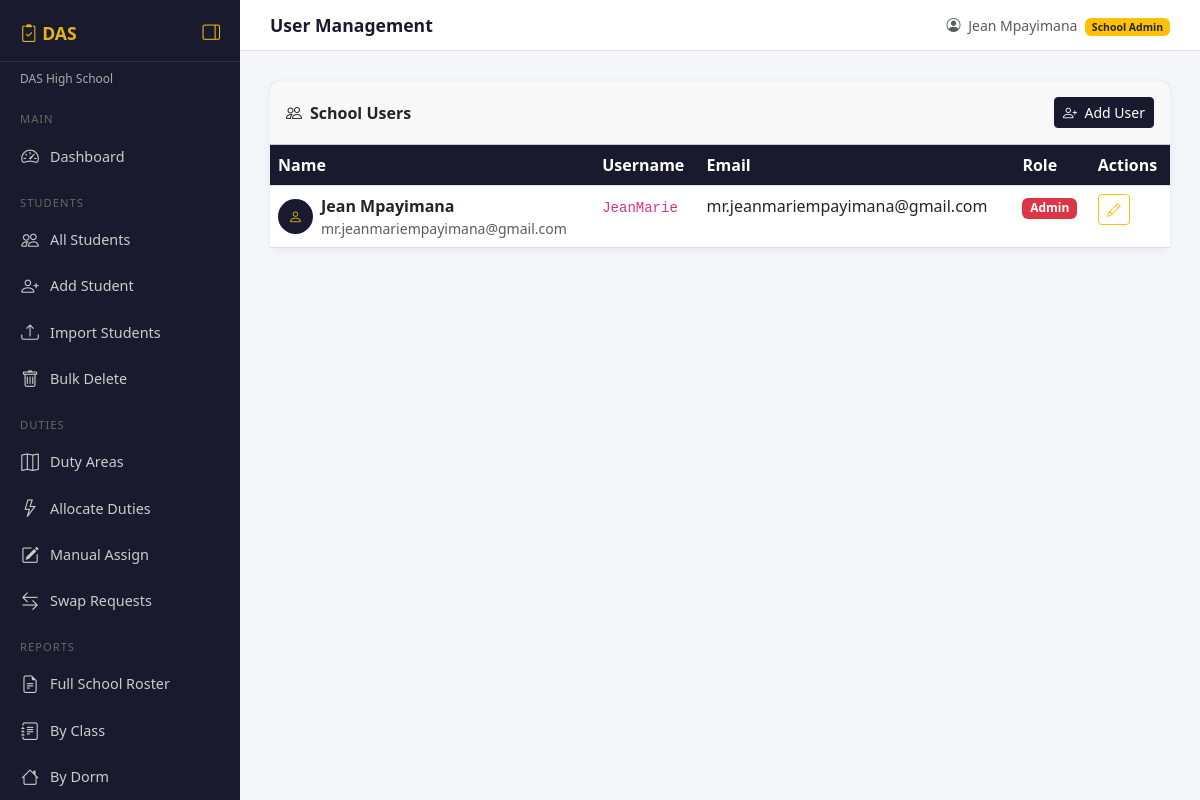
Screenshot of /users/ (signed in) with the database file from the repository.
### accounts/models.py (models this page shows, shortened)
class User(AbstractUser):
    ROLES = [
        ('superadmin', 'Super Admin'),
        ('admin', 'School Admin'),
        ('prefect', 'Prefect'),
    ]
    role = models.CharField(max_length=20, choices=ROLES, default='prefect')
    school = models.ForeignKey(
        'schools.School',
        on_delete=models.SET_NULL,
        null=True, blank=True,
        related_name='users'
    )
    def is_school_admin(self):
        return self.role in ['admin', 'superadmin']

### schools/models.py (models this page shows)
class School(models.Model):
    name        = models.CharField(max_length=200)
    code        = models.CharField(max_length=20, unique=True)
    address     = models.TextField(blank=True)
    logo        = models.ImageField(upload_to='school_logos/', blank=True, null=True)
    motto       = models.CharField(max_length=200, blank=True)
    email = models.EmailField(unique=True, blank=True, default='')
    phone       = models.CharField(max_length=20, blank=True)
    is_active   = models.BooleanField(default=True)
    registered_at = models.DateTimeField(auto_now_add=True)
    def __str__(self):
        return self.name

### accounts/views.py (the view)
# urls.py: path('users/',                  views.user_list,       name='user_list'),
@login_required
def user_list(request):
    if not request.user.is_school_admin():
        messages.error(request, "Access denied.")
        return redirect('dashboard')
    school = request.user.school
    users  = User.objects.filter(school=school).order_by('role', 'first_name')
    return render(request, 'accounts/user_list.html', {'users': users})

### templates/accounts/user_list.html (shortened to what this page needs)
{% extends 'base.html' %}
{% block page_title %}User Management{% endblock %}
{% block content %}
<div class="card">
  <div class="card-header d-flex justify-content-between align-items-center py-3">
    <span class="fw-bold">
      <i class="bi bi-people me-2"></i>School Users
    </span>
    <a href="{% url 'user_create' %}" class="btn btn-primary btn-sm">
      <i class="bi bi-person-plus me-1"></i> Add User
    </a>
  </div>
  <div class="card-body p-0">
    <table class="table table-hover mb-0">
      <thead>
        <tr>
          <th>Name</th>
          <th>Username</th>
          <th>Email</th>
          <th>Role</th>
          <th>Actions</th>
        </tr>
      </thead>
      <tbody>
        {% for u in users %}
        <tr>
          <td>
            <div class="d-flex align-items-center gap-2">
              <div style="width:35px;height:35px;background:#1a1a2e;border-radius:50%;
                          display:flex;align-items:center;justify-content:center;
                          color:#e2b714;font-size:0.9rem;">
                <i class="bi bi-person"></i>
              </div>
              <div>
                <div class="fw-semibold">{{ u.get_full_name|default:u.username }}</div>
                <div class="text-muted small">{{ u.email }}</div>
              </div>
            </div>
          </td>
          <td><code>{{ u.username }}</code></td>
          <td>{{ u.email|default:"—" }}</td>
          <td>
            {% if u.role == 'admin' %}
              <span class="badge bg-danger">Admin</span>
            {% elif u.role == 'superadmin' %}
              <span class="badge bg-dark">Super Admin</span>
            {% else %}
              <span class="badge bg-warning text-dark">Prefect</span>
            {% endif %}
          </td>
          <td>
            <div class="d-flex gap-1">
              <a href="{% url 'user_update' u.pk %}"
                 class="btn btn-sm btn-outline-warning">
                <i class="bi bi-pencil"></i>
              </a>
            </div>
          </td>
        </tr>
        {% endfor %}
      </tbody>
    </table>
  </div>
</div>
{% endblock %}

### templates/base.html (shortened to what this page needs)
<!DOCTYPE html>
<html lang="en">
<head>
  <link href="https://cdn.jsdelivr.net/npm/bootstrap@5.3.0/dist/css/bootstrap.min.css" rel="stylesheet">
  <link href="https://cdn.jsdelivr.net/npm/bootstrap-icons@1.10.5/font/bootstrap-icons.css" rel="stylesheet">
</head>
<body>
<div class="sidebar" id="sidebar">
  <div class="brand">
    <span class="brand-text">
      <i class="bi bi-clipboard2-check"></i> DAS
    </span>
    <button class="toggle-btn" id="toggleBtn" title="Toggle Sidebar">
      <i class="bi bi-layout-sidebar-reverse" id="toggleIcon"></i>
    </button>
  </div>
  <div class="school-name">{{ request.user.school }}</div>
  <div class="nav-section">Main</div>
  <a href="{% url 'dashboard' %}"
     data-title="Dashboard"
     class="{% if request.resolver_match.url_name == 'dashboard' %}active{% endif %}">
    <i class="bi bi-speedometer2"></i>
    <span class="nav-label">Dashboard</span>
  </a>
  <div class="nav-section">Students</div>
  <a href="{% url 'student_list' %}"
     data-title="All Students"
     class="{% if request.resolver_match.url_name == 'student_list' %}active{% endif %}">
    <i class="bi bi-people"></i>
    <span class="nav-label">All Students</span>
  </a>
  <a href="{% url 'student_create' %}"
     data-title="Add Student"
     class="{% if request.resolver_match.url_name == 'student_create' %}active{% endif %}">
    <i class="bi bi-person-plus"></i>
    <span class="nav-label">Add Student</span>
  </a>
  <a href="{% url 'student_import' %}"
     data-title="Import Students"
     class="{% if request.resolver_match.url_name == 'student_import' %}active{% endif %}">
    <i class="bi bi-upload"></i>
    <span class="nav-label">Import Students</span>
  </a>
  <a href="{% url 'student_bulk_delete' %}"
     data-title="Bulk Delete"
     class="{% if request.resolver_match.url_name == 'student_bulk_delete' %}active{% endif %}">
    <i class="bi bi-trash"></i>
    <span class="nav-label">Bulk Delete</span>
  </a>
  <div class="nav-section">Duties</div>
  <a href="{% url 'duty_area_list' %}"
     data-title="Duty Areas"
     class="{% if request.resolver_match.url_name == 'duty_area_list' %}active{% endif %}">
    <i class="bi bi-map"></i>
    <span class="nav-label">Duty Areas</span>
  </a>
  <a href="{% url 'allocate' %}"
     data-title="Allocate Duties"
     class="{% if request.resolver_match.url_name == 'allocate' %}active{% endif %}">
    <i class="bi bi-lightning"></i>
    <span class="nav-label">Allocate Duties</span>
  </a>
  <a href="{% url 'manual_assign' %}"
     data-title="Manual Assign"
     class="{% if request.resolver_match.url_name == 'manual_assign' %}active{% endif %}">
    <i class="bi bi-pencil-square"></i>
    <span class="nav-label">Manual Assign</span>
  </a>
  <a href="{% url 'swap_list' %}"
     data-title="Swap Requests"
     class="{% if request.resolver_match.url_name == 'swap_list' %}active{% endif %}">
    <i class="bi bi-arrow-left-right"></i>
    <span class="nav-label">Swap Requests</span>
  </a>
  <div class="nav-section">Reports</div>
  <a href="{% url 'report_full_school' %}"
     data-title="Full School Roster"
     class="{% if request.resolver_match.url_name == 'report_full_school' %}active{% endif %}">
    <i class="bi bi-file-earmark-text"></i>
    <span class="nav-label">Full School Roster</span>
  </a>
  <a href="{% url 'report_by_class' %}"
     data-title="By Class"
     class="{% if request.resolver_match.url_name == 'report_by_class' %}active{% endif %}">
    <i class="bi bi-journal-text"></i>
    <span class="nav-label">By Class</span>
  </a>
  <a href="{% url 'report_by_dorm' %}"
     data-title="By Dorm"
     class="{% if request.resolver_match.url_name == 'report_by_dorm' %}active{% endif %}">
    <i class="bi bi-house"></i>
    <span class="nav-label">By Dorm</span>
  </a>
  </div>
<div class="main-content" id="mainContent">
  <div class="topbar">
    <span class="page-title">{% block page_title %}Dashboard{% endblock %}</span>
    <span class="text-muted small">
      <i class="bi bi-person-circle me-1"></i>
      {{ request.user.get_full_name|default:request.user.username }}
      <span class="badge bg-warning text-dark ms-1">
        {{ request.user.get_role_display }}
      </span>
    </span>
  </div>
  <div class="content-area">
    {% block content %}{% endblock %}
  </div>
</div>
</body>
</html>

### templates/base.html (style rules this page uses)
body { background: #f4f6f9; font-family: 'Segoe UI', sans-serif; }
.sidebar { min-height: 100vh; background: #1a1a2e; color: white; width: 240px; position: fixed; top: 0; left: 0; bottom: 0; padding-top: 20px; z-index: 100; overflow-y: scroll; overflow-x: hidden; transition: width 0.25s ease; }
.sidebar .brand { font-size: 1.1rem; font-weight: 700; color: #e2b714; padding: 0 20px 15px; border-bottom: 1px solid #333; display: flex; align-items: center; justify-content: space-between; white-space: nowrap; }
.brand-text { transition: opacity 0.2s ease; }
.toggle-btn { background: none; border: none; color: #e2b714; cursor: pointer; font-size: 1.1rem; padding: 0; line-height: 1; flex-shrink: 0; }
.sidebar .school-name { font-size: 0.75rem; color: #aaa; padding: 8px 20px; white-space: nowrap; overflow: hidden; text-overflow: ellipsis; transition: opacity 0.2s; }
.sidebar .nav-section { font-size: 0.7rem; color: #666; padding: 15px 20px 5px; text-transform: uppercase; letter-spacing: 1px; white-space: nowrap; transition: opacity 0.2s; }
.sidebar a { display: flex; align-items: center; color: #ccc; text-decoration: none; padding: 10px 20px; font-size: 0.9rem; transition: background 0.2s, color 0.2s; white-space: nowrap; }
.sidebar a i { font-size: 1.1rem; flex-shrink: 0; width: 20px; text-align: center; }
.nav-label { margin-left: 10px; transition: opacity 0.2s; }
.main-content { margin-left: 240px; padding: 0; transition: margin-left 0.25s ease; }
.topbar { background: white; border-bottom: 1px solid #e0e0e0; padding: 12px 30px; display: flex; justify-content: space-between; align-items: center; position: sticky; top: 0; z-index: 99; }
.topbar .page-title { font-weight: 600; font-size: 1.1rem; color: #1a1a2e; }
.content-area { padding: 30px; }
.card { border: none; border-radius: 10px; box-shadow: 0 2px 8px rgba(0,0,0,0.06); }
.btn-primary { background: #1a1a2e; border-color: #1a1a2e; }
.table th { background: #1a1a2e; color: white; }

### rows the page displays
User: user.school "DAS High School", user.get_full_name "Jean Mpayimana", user.role "School Admin", get_full_name "Jean Mpayimana", email "mr.jeanmariempayimana@gmail.com", username "JeanMarie"
